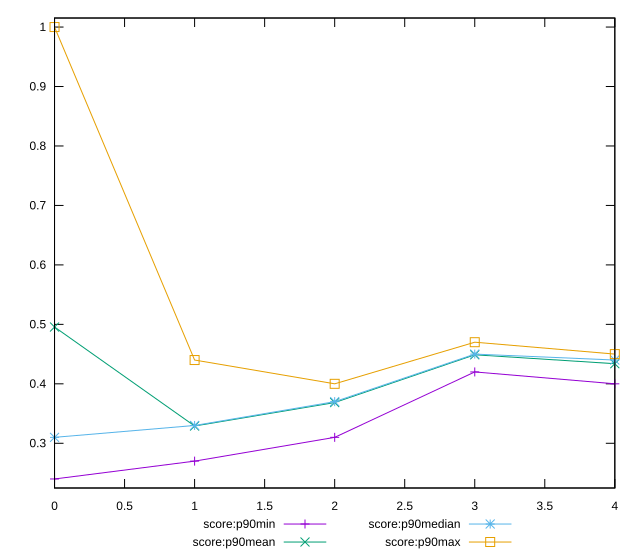

Reproduce this figure in gnuplot.
reset

$scoreP90Min <<EOF
0 0.24
1 0.27
2 0.31
3 0.42
4 0.4
EOF

$scoreP90Mean <<EOF
0 0.49553191489361686
1 0.3290425531914892
2 0.3685106382978722
3 0.4488297872340428
4 0.4338297872340428
EOF

$scoreP90Median <<EOF
0 0.31
1 0.33
2 0.37
3 0.45
4 0.44
EOF

$scoreP90Max <<EOF
0 1
1 0.44
2 0.4
3 0.47
4 0.45
EOF

set key outside below
set xrange [0:4]
set yrange [0.2248:1.0152]
set trange [0.2248:1.0152]
set terminal svg size 640, 560 enhanced background rgb 'white'
set output "report_00015_2021-02-09T16-11-33.973Z/uses-rel-preload/progression/score.svg"

plot $scoreP90Min title "score:p90min" with linespoints, \
     $scoreP90Mean title "score:p90mean" with linespoints, \
     $scoreP90Median title "score:p90median" with linespoints, \
     $scoreP90Max title "score:p90max" with linespoints

reset
